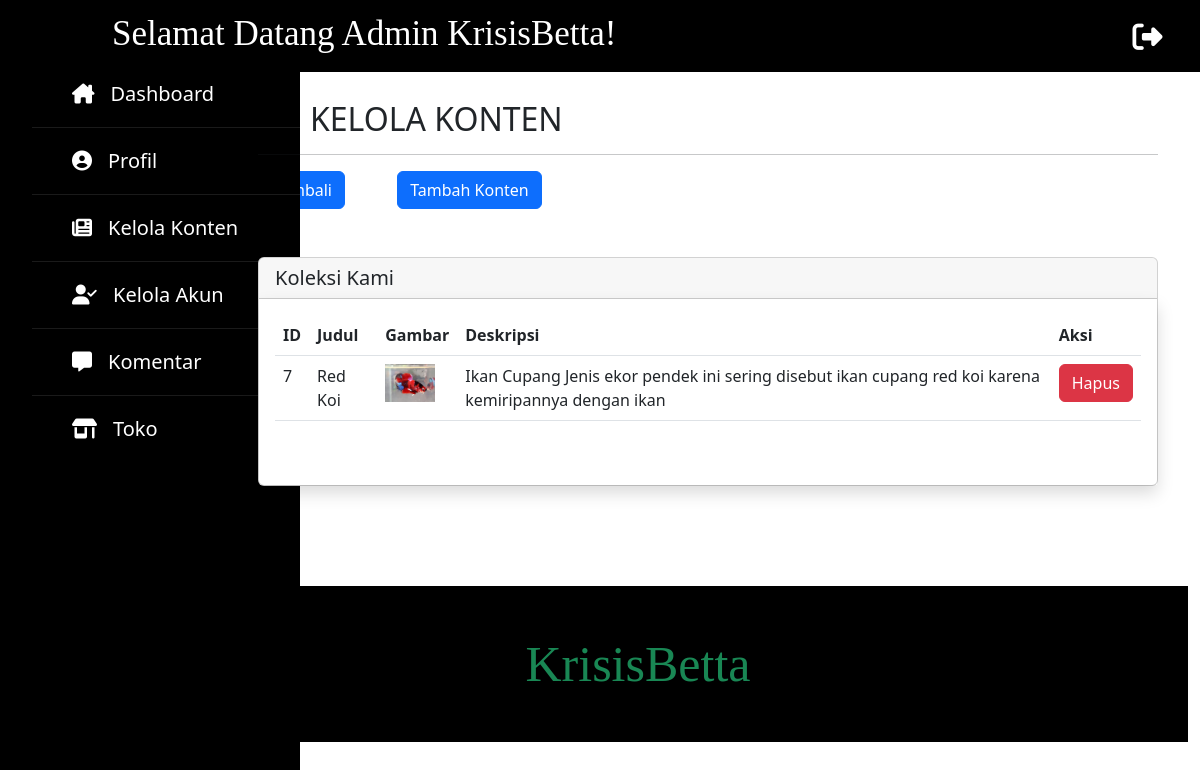
Page /program/admin/dashboard-admin-konten-koleksikami.php on the committed database.
### tables this page shows
CREATE TABLE `koleksi_kami` (
  `id` int(11) NOT NULL,
  `judul_kntn_koleksi` varchar(30) DEFAULT NULL,
  `gambar_kntn_koleksi` varchar(20) DEFAULT NULL,
  `deskripsi_kntn_koleksi` varchar(100) DEFAULT NULL
);

### program/admin/fungsi-admin.php (called while the page is built, shortened)
<?php
$koneksi = mysqli_connect("localhost","root","","kkp");
function query($query) {
    global $koneksi;
    $result = mysqli_query($koneksi, $query);
    $rows = [];
    while( $row = mysqli_fetch_assoc($result) ) {
        $rows[] = $row;
    }
    return $rows;
}
?>

### program/admin/dashboard-admin-konten-koleksikami.php (the view, shortened to what this page needs)
<?php
    require "fungsi-admin.php";
    $admin = query("SELECT * FROM koleksi_kami");
?>
<!doctype html>
<html lang="en">
    <head>
        <link rel="stylesheet" type="text/css" href="admin.css">
        <link rel="stylesheet" type="text/css" href="sidebar.css">
        <link rel="stylesheet" type="text/css" href="fontawesome/css/all.css">
        <link href="https://cdn.jsdelivr.net/npm/bootstrap@5.2.0-beta1/dist/css/bootstrap.min.css" rel="stylesheet">
    </head>
    <body>
        <nav class="navbar navbar-expand-lg bg-black mx-auto fixed-top">
            <div class="container-fluid">
                <p class="h1">
                    <a class="navbar-brand text-white" href="dashboard-admin.php" style="font-size:35px; margin-left: 100px;">Selamat Datang Admin KrisisBetta!</a>
                </p>
                <div class="collapse navbar-collapse" id="navbarNavDropdown">
                    <a href="keluar-admin.php" onclick="return confirm('Apakah Anda Yakin Untuk Keluar?!')">
                        <span style="margin-left:500px; font-size:30px;"><i class="fa-solid fa-right-from-bracket text-white"></i></span>
                    </a>
                </div>
            </div>
        </nav>
        <div class="container-sm">
            <div class="row">
                <div class="col" style="width:30rem;">
                    <div class="sidebar">
                        <ul>
                            <li><a href="dashboard-admin.php"><i class="fa-solid fa-house-chimney"></i>Dashboard</a></li>
                            <li><a href="dashboard-admin-profil.php"><i class="fa-solid fa-circle-user"></i>Profil</a></li>
                            <li><a href="dashboard-admin-konten.php"><i class="fa-solid fa-newspaper"></i>Kelola Konten</a></li>
                            <li><a href="dashboard-admin-akunadmin.php"><i class="fa-solid fa-user-check"></i>Kelola Akun</a></li>
                            <li><a href="dashboard-admin-kelolakomentar.php"><i class="fa-solid fa-message"></i></i>Komentar</a></li>
                            <li><a href="dashboard-admin-toko.php"><i class="fa-solid fa-shop"></i>Toko</a></li>
                        </ul>
                    </div>
                </div>
                <div class="col" id="kol-dashboard">
                    <div class="row" id="header-dashboard">
                        <div class="col">
                            <span>
                                <h2><i class="fa-solid fa-newspaper"></i>KELOLA KONTEN</h2>
                                <hr style="width:900px;">
                            </span>
                        </div>
                    </div>
                    <a class="btn btn-primary me-5" href="dashboard-admin-konten.php" role="button">Kembali</a>
                    <a class="btn btn-primary" href="dashboard-admin-konten-tambah-koleksikami.php" role="button">Tambah Konten</a>
                    <div class="card mt-5">
                        <h5 class="card-header"> Koleksi Kami</h5>
                        <div class="card-body shadow">
                            <table class="table mb-5">
                                <thead>
                                    <tr>
                                    <th scope="col">ID</th>
                                    <th scope="col">Judul</th>
                                    <th scope="col">Gambar</th>
                                    <th scope="col">Deskripsi</th>
                                    <th scope="col">Aksi</th>
                                    </tr>
                                </thead>
                                <tbody>
                                    <?php foreach ($admin as $row) : ?>
                                        <tr>
                                            <td><?=$row["id"];?></td>
                                            <td><?=$row["judul_kntn_koleksi"];?></td>
                                            <td><img src="../../img/upload/<?=$row["gambar_kntn_koleksi"];?>" alt="" width="50"></td>
                                            <td><?=$row["deskripsi_kntn_koleksi"];?></td>
                                            <td>
                                                <form action="" method="post">
                                                    <button type="submit" name="submit" class="btn btn-danger" onclick="return confirm('Yakin Untuk Menghapus Data?!');" role="button">Hapus</button>
                                                </form>
                                            </td>
                                        </tr>
                                    <?php endforeach; ?>
                                </tbody>
                            </table>
                        </div>
                    </div>
                </div>
            </div>
        </div>
        <div class="row bg-black" style="width:100%; padding-left:200px; position:absolute;">
            <p class="h1 mt-5 mb-5">
                <a class="navbar-brand text-success" href="dashboard-admin.php" style="font-size:50px; margin-left: -100px;">KrisisBetta</a>
            </p>
        </div>
    </body>
</html>

### program/admin/admin.css (style rules this page uses)
.h1 { font-family: cooper black; text-align: center; }
#kol-dashboard { margin-left: -600px; margin-bottom: 100px; }
#header-dashboard { margin-top: 100px; }

### program/admin/sidebar.css (style rules this page uses)
* { padding: 0; margin: 0; list-style: none; text-decoration: none; }
body { font-family: 'Roboto', sans-serif; }
.sidebar { position: fixed; left: 0px; top: 60px; width: 300px; height: 100%; background: #000000; transition: all .5s ease; }
.sidebar ul a { display: block; height: 100%; width: 100%; line-height: 65px; font-size: 20px; color: white; padding-left: 40px; box-sizing: border-box; border-bottom: 1px solid black; border-top: 1px solid rgba(255,255,255,.1); transition: .4s; text-decoration: none; }
.sidebar ul a i { margin-right: 16px; }

### rows in the picture
koleksi_kami: id "7", judul_kntn_koleksi "Red Koi", gambar_kntn_koleksi (picture), deskripsi_kntn_koleksi "Ikan Cupang Jenis ekor pendek ini sering disebut ikan cupang red koi karena kemiripannya dengan ikan"
